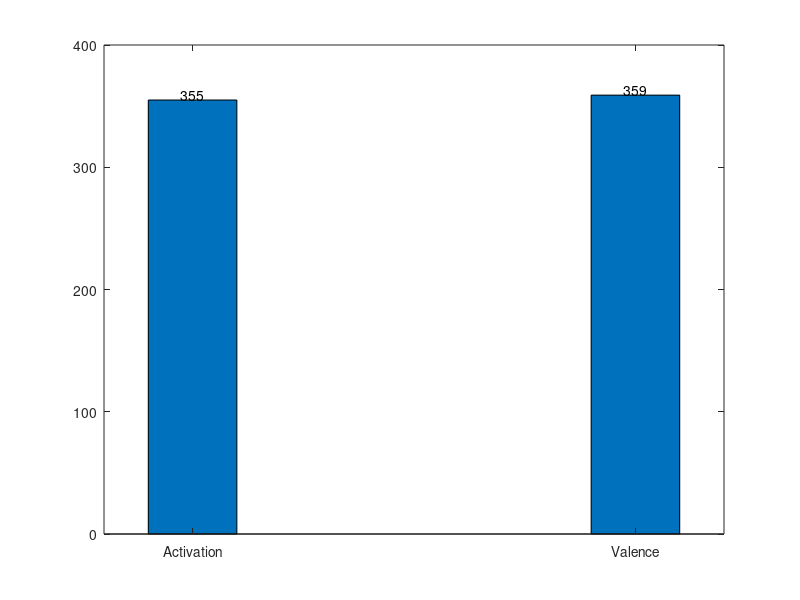

This chart was generated by the following MATLAB code: (Note: this script raises an error after producing the figure.)
clear all;
close all;
load('finalAct.mat');
load('finalVal.mat');
load('MIRFeatures.mat');

%% Step 10

% Ignore samples with value = 3
%keepSamples = intersect(find(finalActivation ~= 3),find(finalValence ~= 3));
Act_kept = find(finalAct ~= 3);
Val_kept = find(finalVal ~= 3);
Act = finalAct(Act_kept);
Val = finalVal(Val_kept);
samplesremained_act = size(Act,2);
samplesremained_val = size(Val,2);
kept_values=[samplesremained_act samplesremained_val];

%plot the values kept of each category

x=1:2;
bar(x,kept_values,.2)
Labels = {'Activation', 'Valence'};
set(gca, 'XTick', 1:2, 'XTickLabel', Labels);
for i=1:2
    text(x(i),kept_values(i),num2str(kept_values(i),'%0.0f'),'HorizontalAlignment','center',...
    'VerticalAlignment','bottom')
end

% Fix the arrays to treshold for high low activation and positive-negative
% valence
% High Activation
Act(Act < 3) = 1.0; 
% Low Activation
Act(Act > 3) = -1.0;
% Negative Valence
Val(Val < 3) = -1.0;
 % Positive Valence
Val(Val > 3) = 1.0;        

%% Step 11


% Preprocessing MIR Features
 
%keep only the elements we want
MIRFeatures = cell2mat(MIRFeatures);
MIRFeatures_act = MIRFeatures(Act_kept,:); 
MIRFeatures_val = MIRFeatures(Val_kept,:); 

for times = 1:3
        % Split to random Training Set 80% and Validation Set 20%
        randmix_act = randperm(samplesremained_act);
        randmix_val = randperm(samplesremained_val);
        MIRFeatures_act = MIRFeatures_act(randmix_act,:);
        MIRFeatures_val = MIRFeatures_val(randmix_val,:);
        Act = Act(randmix_act);
        Val = Val(randmix_val);

        %mix elements and fix the final class
        Act_step6 = [MIRFeatures_act(:,1:10) Act'];
        Val_step6 = [MIRFeatures_val(:,1:10) Val'];
        
        Act_step7 = [MIRFeatures_act(:,11:end) Act'];
        Val_step7 = [MIRFeatures_val(:,11:end) Val'];

        %% Step 14 - PCA (Inserted in Step 11 as it has to do with preprocessing of data)
%          change the p to vary the number of components
%          p = 60;
%          [~,MIRFeatures_act,~] = pca(MIRFeatures_act, 'NumComponents',p);
%          [~,MIRFeatures_val,~] = pca(MIRFeatures_val, 'NumComponents',p);

        Act_all = [MIRFeatures_act Act'];
        Val_all = [MIRFeatures_val Val'];
        %calculate the size of validation set 
        valset_a = floor(samplesremained_act/5);
        valset_v = floor(samplesremained_val/5);

        %partition each category of experimentazation in 4/5train and 1/5
        %test
        
        valset_a_step6 = Act_step6(1:valset_a,:);
        trset_a_step6 = Act_step6(valset_a+1:end,:);
        valset_v_step6 = Val_step6(1:valset_v,:);
        trset_v_step6 = Val_step6(valset_v+1:end,:);

        valset_a_step7 = Act_step7(1:valset_a,:);
        trset_a_step7 = Act_step7(valset_a+1:end,:);
        valset_v_step7 = Val_step7(1:valset_v,:);
        trset_v_step7 = Val_step7(valset_v+1:end,:);

        valset_a_all = Act_all(1:valset_a,:);
        trset_a_all = Act_all(valset_a+1:end,:);
        valset_v_all = Val_all(1:valset_v,:);
        trset_v_all = Val_all(valset_v+1:end,:);
% final column is used to know the size of validation set for passing it as
% a parameter to metrics for correct accuracy and f1 results
        finalcolumn1 = size(valset_a_step6,2);
        finalcolumn2 = size(valset_a_step7,2);
        finalcolumn3 = size(valset_a_all,2);

        %% Step 12 - NNR
        for neighbors = 1:2:7
            act_nnr_step6 = nnr_k(trset_a_step6,valset_a_step6,neighbors);
            [acc_act_nnr_s6(times,neighbors),prec_act_nnr_s6(times,neighbors),rec_act_nnr_s6(times,neighbors),f1_act_nnr_s6(times,neighbors)] = ...
                metrics(valset_a_step6(:,finalcolumn1),act_nnr_step6);
            act_nnr_step7 = nnr_k(trset_a_step7,valset_a_step7,neighbors);
            [acc_act_nnr_s7(times,neighbors),prec_act_nnr_s7(times,neighbors),rec_act_nnr_s7(times,neighbors),f1_act_nnr_s7(times,neighbors)] = ...
                metrics(valset_a_step7(:,finalcolumn2),act_nnr_step7);
            act_nnr_all = nnr_k(trset_a_all,valset_a_all,neighbors);
            [acc_act_nnr_all(times,neighbors),prec_act_nnr_all(times,neighbors),rec_act_nnr_all(times,neighbors),f1_act_nnr_all(times,neighbors)] = ...
                metrics(valset_a_all(:,finalcolumn3),act_nnr_all);

            
            val_nnr_step6 = nnr_k(trset_v_step6,valset_v_step6,neighbors);
            [acc_val_nnr_s6(times,neighbors),prec_val_nnr_s6(times,neighbors),rec_val_nnr_s6(times,neighbors),f1_val_nnr_s6(times,neighbors)] = ...
                metrics(valset_v_step6(:,finalcolumn1),val_nnr_step6);
            val_nnr_step7 = nnr_k(trset_v_step7,valset_v_step7,neighbors);
            [acc_val_nnr_s7(times,neighbors),prec_val_nnr_s7(times,neighbors),rec_val_nnr_s7(times,neighbors),f1_val_nnr_s7(times,neighbors)] = ...
                metrics(valset_v_step7(:,finalcolumn2),val_nnr_step7);
            val_nnr_all = nnr_k(trset_v_all,valset_v_all,neighbors);
            [acc_val_nnr_all(times,neighbors),prec_val_nnr_all(times,neighbors),rec_val_nnr_all(times,neighbors),f1_val_nnr_all(times,neighbors)] = ...
                metrics(valset_v_all(:,finalcolumn3),val_nnr_all);
        end
        %% Step 13 -  Bayes
        act_bayes_s6 = bayes(trset_a_step6,valset_a_step6);
         [acc_act_bayes_s6(times),prec_act_bayes_s6(times),rec_act_bayes_s6(times),f1_act_bayes_s6(times)] = ...
                metrics(valset_a_step6(:,finalcolumn1),act_bayes_s6);
        act_bayes_s7 = bayes(trset_a_step7,valset_a_step7);
         [acc_act_bayes_s7(times),prec_act_bayes_s7(times),rec_act_bayes_s7(times),f1_act_bayes_s7(times)] = ...
                metrics(valset_a_step7(:,finalcolumn2),act_bayes_s7);
        act_bayes_all = bayes(trset_a_all,valset_a_all);
         [acc_act_bayes_all(times),prec_act_bayes_all(times),rec_act_bayes_all(times),f1_act_bayes_all(times)] = ...
                metrics(valset_a_all(:,finalcolumn3),act_bayes_all);

            
        val_bayes_s6 = bayes(trset_v_step6,valset_v_step6);
         [acc_val_bayes_s6,prec_val_bayes_s6,rec_val_bayes_s6,f1_val_bayes_s6] = ...
                metrics(valset_v_step6(:,finalcolumn1),val_bayes_s6);
        val_bayes_s7 = bayes(trset_v_step7,valset_v_step7);
         [acc_val_bayes_s7,prec_val_bayes_s7,rec_val_bayes_s7,f1_val_bayes_s7] = ...
                metrics(valset_v_step7(:,finalcolumn2),val_bayes_s7);
        val_bayes_all = bayes(trset_v_all,valset_v_all);
         [acc_val_bayes_all,prec_val_bayes_all,rec_val_bayes_all,f1_val_bayes_all] = ...
                metrics(valset_v_all(:,finalcolumn3),val_bayes_all);

end

%mean for activation for all 3 set of features and classifiers
mean_accuracy_act_nnr_s6 = mean(acc_act_nnr_s6);
mean_precision_act_nnr_s6 =mean(prec_act_nnr_s6);
mean_recall_act_nnr_s6 = mean(rec_act_nnr_s6);
mean_f1_act_nnr_s6 = mean(f1_act_nnr_s6);
mean_accuracy_act_bayes_s6 = mean(acc_act_bayes_s6);
mean_precision_act_bayes_s6 =mean(prec_act_bayes_s6);
mean_recall_act_bayes_s6 = mean(rec_act_bayes_s6);
mean_f1_act_bayes_s6 = mean(f1_act_bayes_s6);


mean_accuracy_act_nnr_s7 = mean(acc_act_nnr_s7);
mean_precision_act_nnr_s7 =mean(prec_act_nnr_s7);
mean_recall_act_nnr_s7 = mean(rec_act_nnr_s7);
mean_f1_act_nnr_s7 = mean(f1_act_nnr_s7);
mean_accuracy_act_bayes_s7 = mean(acc_act_bayes_s7);
mean_precision_act_bayes_s7 =mean(prec_act_bayes_s7);
mean_recall_act_bayes_s7 = mean(rec_act_bayes_s7);
mean_f1_act_bayes_s7 = mean(f1_act_bayes_s7);


mean_accuracy_act_nnr_all = mean(acc_act_nnr_all);
mean_precision_act_nnr_all =mean(prec_act_nnr_all);
mean_recall_act_nnr_all = mean(rec_act_nnr_all);
mean_f1_act_nnr_all = mean(f1_act_nnr_all);
mean_accuracy_act_bayes_all = mean(acc_act_bayes_all);
mean_precision_act_bayes_all =mean(prec_act_bayes_all);
mean_recall_act_bayes_all = mean(rec_act_bayes_all);
mean_f1_act_bayes_all = mean(f1_act_bayes_all);

%mean for valence for all 3 sets of features for all classifiers

mean_accuracy_val_nnr_s6 = mean(acc_val_nnr_s6);
mean_precision_val_nnr_s6 =mean(prec_val_nnr_s6);
mean_recall_val_nnr_s6 = mean(rec_val_nnr_s6);
mean_f1_val_nnr_s6 = mean(f1_val_nnr_s6);
mean_accuracy_val_bayes_s6 = mean(acc_val_bayes_s6);
mean_precision_val_bayes_s6 =mean(prec_val_bayes_s6);
mean_recall_val_bayes_s6 = mean(rec_val_bayes_s6);
mean_f1_val_bayes_s6 = mean(f1_val_bayes_s6);


mean_accuracy_val_nnr_s7 = mean(acc_val_nnr_s7);
mean_precision_val_nnr_s7 =mean(prec_val_nnr_s7);
mean_recall_val_nnr_s7 = mean(rec_val_nnr_s7);
mean_f1_val_nnr_s7 = mean(f1_val_nnr_s7);
mean_accuracy_val_bayes_s7 = mean(acc_val_bayes_s7);
mean_precision_val_bayes_s7 =mean(prec_val_bayes_s7);
mean_recall_val_bayes_s7 = mean(rec_val_bayes_s7);
mean_f1_val_bayes_s7 = mean(f1_val_bayes_s7);


mean_accuracy_val_nnr_all = mean(acc_val_nnr_all);
mean_precision_val_nnr_all =mean(prec_val_nnr_all);
mean_recall_val_nnr_all = mean(rec_val_nnr_all);
mean_f1_val_nnr_all = mean(f1_val_nnr_all);
mean_accuracy_val_bayes_all = mean(acc_val_bayes_all);
mean_precision_val_bayes_all =mean(prec_val_bayes_all);
mean_recall_val_bayes_all = mean(rec_val_bayes_all);
mean_f1_val_bayes_all = mean(f1_val_bayes_all);


%% Step 15 

%you don't have to run this that's why it is commented
%the arff files is in the zip file 


%{

javaaddpath('C:\program files\Weka-3-6\weka.jar')
addpath('./matlab2weka');

%until last-1 element fix the array of string as the function matlab2weka
%asks for final column is string of class after that we create and save
%arff file 
d = {};
for i = 1:size(Act_step6,2)-1
    d{i} = ['feature',num2str(i)];
end
d{size(Act_step6,2)} = 'Activation';
WekaInstance = matlab2weka('ActivationWekas6',d,Act_step6);
saveARFF('act_6.arff',WekaInstance);

d = {};
for i = 1:size(Act_step7,2)-1
    d{i} = ['feature',num2str(i)];
end
d{size(Act_step7,2)} = 'Activation';
WekaInstance = matlab2weka('Activation_Weka_s7',d,Act_step7);
saveARFF('act_7.arff',WekaInstance);

d = {};
for i = 1:size(Act_all,2)-1
    d{i} = ['feature',num2str(i)];
end
d{size(Act_all,2)} = 'Activation';
WekaInstance = matlab2weka('Activation_Weka_all',d,Act_all);
saveARFF('act_all.arff',WekaInstance);

d = {};
for i = 1:size(Val_step6,2)-1
    d{i} = ['feature',num2str(i)];
end
d{size(Val_step6,2)} = 'Valence';
WekaInstance = matlab2weka('Valence_Weka_s6',d,Val_step6);
saveARFF('val_6.arff',WekaInstance);

d = {};
for i = 1:size(Val_step7,2)-1
    d{i} = ['feature',num2str(i)];
end
d{size(Val_step7,2)} = 'Valence';
WekaInstance = matlab2weka('Valence_Weka_s7',d,Val_step7);
saveARFF('val_7.arff',WekaInstance);

%until the last-1 element(because last is class)
d = {};
for i = 1:size(Val_all,2)-1
    d{i} = ['feature',num2str(i)];
end
%last-1 is class
d{size(Val_all,2)} = 'Valence';
WekaInstance = matlab2weka('Valence_Weka_all',d,Val_all);
saveARFF('val_all.arff',WekaInstance);

%}
